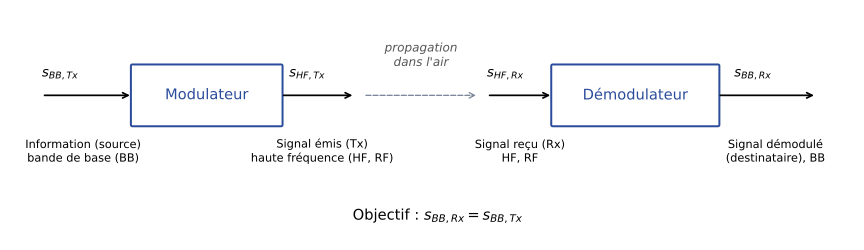

Write Python code to recreate this figure.
"""EARF1 ch. 1 — Chaîne de modulation et de démodulation.
D'après le support [mod-ana, p. 7], redessinée."""
import matplotlib
matplotlib.use("Agg")
import matplotlib.pyplot as plt
from matplotlib.patches import FancyBboxPatch
plt.rcParams.update({"font.family": "sans-serif", "font.size": 10, "svg.fonttype": "none"})
BLEU = "#2B4C9B"
fig, a = plt.subplots(figsize=(9, 2.6)); a.set_xlim(0, 10); a.set_ylim(0, 3); a.axis("off")
def boite(x, y, w, h, t):
    a.add_patch(FancyBboxPatch((x, y), w, h, boxstyle="round,pad=0.02", fc="white", ec=BLEU, lw=1.5))
    a.text(x + w / 2, y + h / 2, t, ha="center", va="center", color=BLEU, fontsize=11)
def fleche(x1, x2, y):
    a.annotate("", (x2, y), (x1, y), arrowprops=dict(arrowstyle="->", lw=1.3))
boite(1.3, 1.5, 1.8, 0.8, "Modulateur"); boite(6.4, 1.5, 2.0, 0.8, "Démodulateur")
fleche(0.2, 1.3, 1.9); fleche(3.1, 4.0, 1.9); fleche(5.6, 6.4, 1.9); fleche(8.4, 9.6, 1.9)
a.text(0.2, 2.15, "$s_{BB,Tx}$"); a.text(3.2, 2.15, "$s_{HF,Tx}$"); a.text(5.6, 2.15, "$s_{HF,Rx}$"); a.text(8.6, 2.15, "$s_{BB,Rx}$")
a.annotate("", (5.5, 1.9), (4.1, 1.9), arrowprops=dict(arrowstyle="->", lw=1, ls="--", color="#7E889B"))
a.text(4.8, 2.3, "propagation\ndans l'air", ha="center", fontsize=9, style="italic", color="#555")
a.text(0.7, 1.0, "Information (source)\nbande de base (BB)", ha="center", fontsize=8.5)
a.text(3.6, 1.0, "Signal émis (Tx)\nhaute fréquence (HF, RF)", ha="center", fontsize=8.5)
a.text(6.0, 1.0, "Signal reçu (Rx)\nHF, RF", ha="center", fontsize=8.5)
a.text(9.1, 1.0, "Signal démodulé\n(destinataire), BB", ha="center", fontsize=8.5)
a.text(5, 0.2, "Objectif : $s_{BB,Rx} = s_{BB,Tx}$", ha="center", fontsize=11)
fig.tight_layout(); fig.savefig("01-chaine-modulation.svg")
